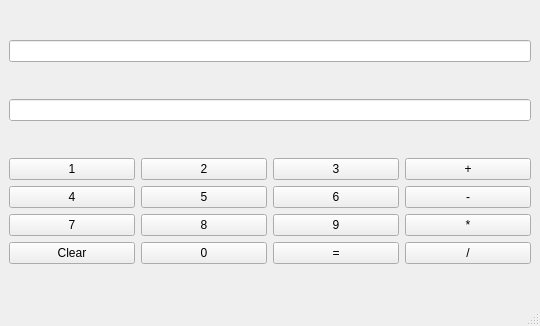
<?xml version="1.0" encoding="UTF-8"?>
<ui version="4.0">
 <class>MainWindow</class>
 <widget class="QMainWindow" name="MainWindow">
  <property name="geometry">
   <rect>
    <x>0</x>
    <y>0</y>
    <width>540</width>
    <height>326</height>
   </rect>
  </property>
  <property name="windowTitle">
   <string>MainWindow</string>
  </property>
  <widget class="QWidget" name="centralwidget">
   <layout class="QVBoxLayout" name="verticalLayout_5">
    <item>
     <widget class="QLineEdit" name="lineEdit"/>
    </item>
    <item>
     <widget class="QLineEdit" name="lineEditDisplay">
      <property name="autoFillBackground">
       <bool>true</bool>
      </property>
      <property name="readOnly">
       <bool>true</bool>
      </property>
     </widget>
    </item>
    <item>
     <layout class="QHBoxLayout" name="horizontalLayout">
      <item>
       <layout class="QVBoxLayout" name="verticalLayout">
        <item>
         <widget class="QPushButton" name="pushButton1">
          <property name="text">
           <string>1</string>
          </property>
         </widget>
        </item>
        <item>
         <widget class="QPushButton" name="pushButton4">
          <property name="text">
           <string>4</string>
          </property>
         </widget>
        </item>
        <item>
         <widget class="QPushButton" name="pushButton7">
          <property name="text">
           <string>7</string>
          </property>
         </widget>
        </item>
        <item>
         <widget class="QPushButton" name="pushButtonClear">
          <property name="text">
           <string>Clear</string>
          </property>
         </widget>
        </item>
       </layout>
      </item>
      <item>
       <layout class="QVBoxLayout" name="verticalLayout_2">
        <item>
         <widget class="QPushButton" name="pushButton2">
          <property name="text">
           <string>2</string>
          </property>
         </widget>
        </item>
        <item>
         <widget class="QPushButton" name="pushButton5">
          <property name="text">
           <string>5</string>
          </property>
         </widget>
        </item>
        <item>
         <widget class="QPushButton" name="pushButton8">
          <property name="text">
           <string>8</string>
          </property>
         </widget>
        </item>
        <item>
         <widget class="QPushButton" name="pushButton0">
          <property name="text">
           <string>0</string>
          </property>
         </widget>
        </item>
       </layout>
      </item>
      <item>
       <layout class="QVBoxLayout" name="verticalLayout_3">
        <item>
         <widget class="QPushButton" name="pushButton3">
          <property name="text">
           <string>3</string>
          </property>
         </widget>
        </item>
        <item>
         <widget class="QPushButton" name="pushButton6">
          <property name="text">
           <string>6</string>
          </property>
         </widget>
        </item>
        <item>
         <widget class="QPushButton" name="pushButton9">
          <property name="text">
           <string>9</string>
          </property>
         </widget>
        </item>
        <item>
         <widget class="QPushButton" name="pushButtonEquals">
          <property name="text">
           <string>=</string>
          </property>
         </widget>
        </item>
       </layout>
      </item>
      <item>
       <layout class="QVBoxLayout" name="verticalLayout_4">
        <item>
         <widget class="QPushButton" name="pushButtonPlus">
          <property name="text">
           <string>+</string>
          </property>
         </widget>
        </item>
        <item>
         <widget class="QPushButton" name="pushButtonMinus">
          <property name="text">
           <string>-</string>
          </property>
         </widget>
        </item>
        <item>
         <widget class="QPushButton" name="pushButtonStar">
          <property name="text">
           <string>*</string>
          </property>
         </widget>
        </item>
        <item>
         <widget class="QPushButton" name="pushButtonDiv">
          <property name="text">
           <string>/</string>
          </property>
         </widget>
        </item>
       </layout>
      </item>
     </layout>
    </item>
   </layout>
  </widget>
  <widget class="QMenuBar" name="menubar">
   <property name="geometry">
    <rect>
     <x>0</x>
     <y>0</y>
     <width>540</width>
     <height>21</height>
    </rect>
   </property>
  </widget>
  <widget class="QStatusBar" name="statusbar"/>
 </widget>
 <resources/>
 <connections/>
</ui>
